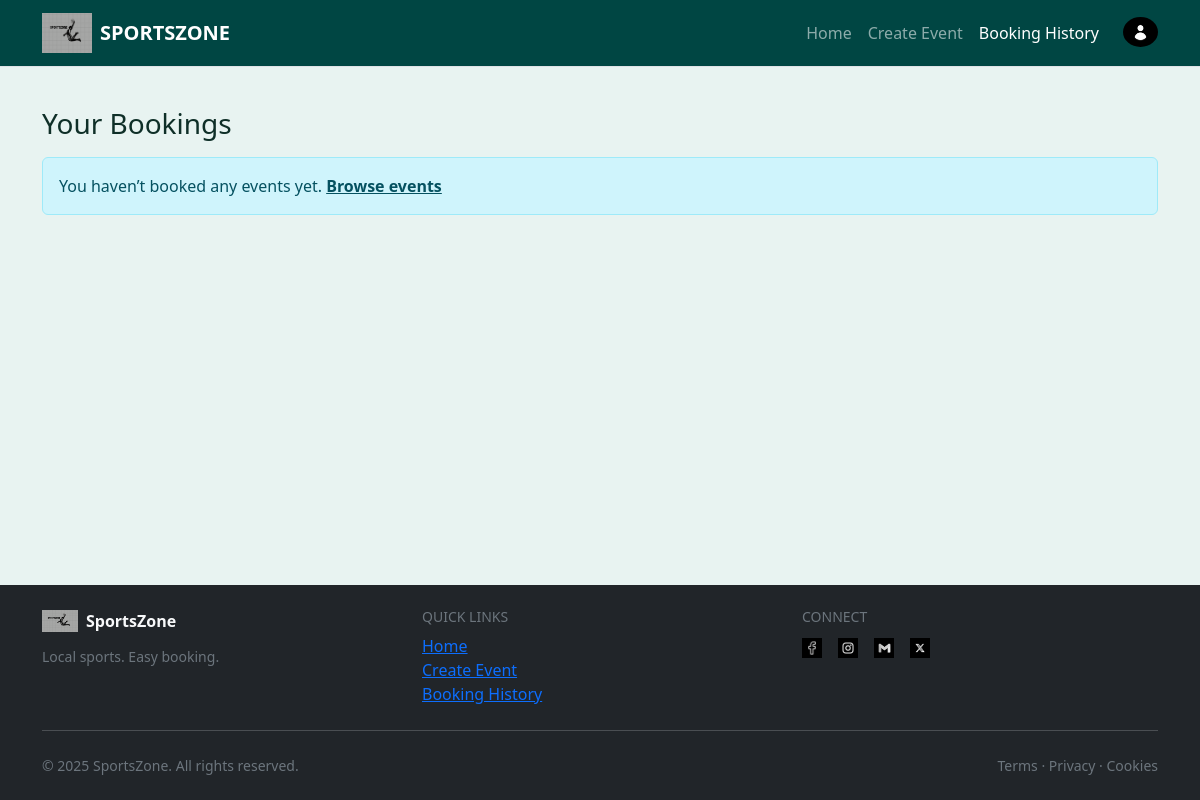
The app's page /booking (signed in), older data.
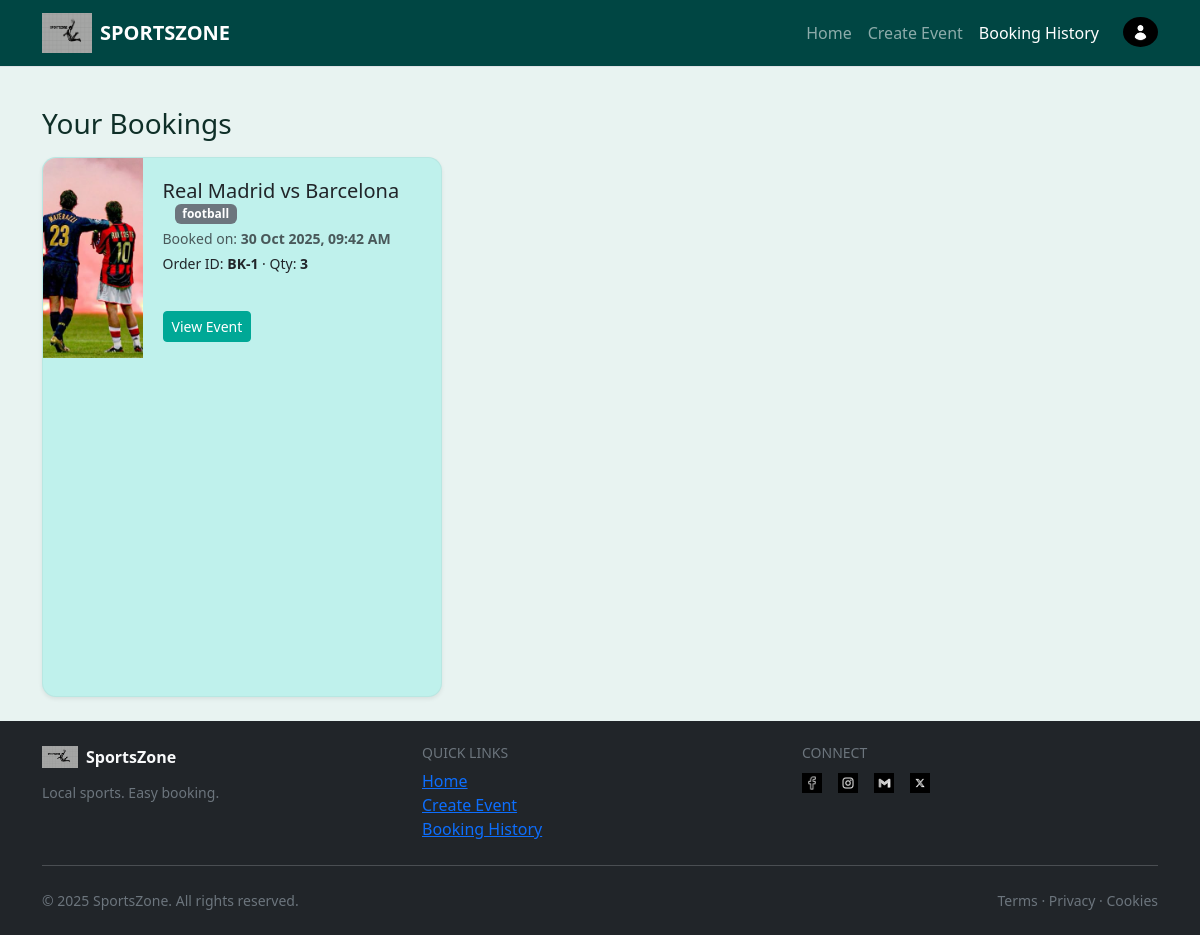
The same page, newer data.
### SportsZone/models.py (models this page shows, shortened)
class Booking(db.Model):
    __tablename__ = "bookings"
    id = db.Column(db.Integer, primary_key=True)
    user_id = db.Column(db.Integer, db.ForeignKey('users.id'))
    event_id = db.Column(db.Integer, db.ForeignKey('events.id'))
    booking_date = db.Column(db.DateTime, default=datetime.utcnow)
    booking_quantity = db.Column(db.Integer)

class Event(db.Model):
    __tablename__ = "events"
    id = db.Column(db.Integer, primary_key=True)
    user_id = db.Column(db.Integer, db.ForeignKey('users.id'))
    venue_id = db.Column(db.Integer, db.ForeignKey('venues.id'))
    sports_type = db.Column(db.String(64), index=True)
    event_title = db.Column(db.String(256))
    home_team_name = db.Column(db.String(64))
    away_team_name = db.Column(db.String(64))
    event_image = db.Column(db.String(256))
    description = db.Column(db.Text, nullable=True)
    start_datetime = db.Column(db.DateTime, default=datetime.utcnow)
    end_datetime   = db.Column(db.DateTime, default=datetime.utcnow)

### SportsZone/views.py (the view)
@main_bp.route('/booking', methods=['GET'], endpoint='booking')
@login_required
def booking():
    rows = (
        db.session.query(Booking, Event, Venue)
        .filter(Booking.user_id == current_user.id)  # show only my bookings now
        .join(Event, Booking.event_id == Event.id, isouter=True)
        .join(Venue, Event.venue_id == Venue.id, isouter=True)
        .order_by(Booking.booking_date.desc())
        .all()
    )
    orders = []
    for b, e, v in rows:
        orders.append({
            "order_code": f"BK-{b.id}",
            "booked_at": b.booking_date.strftime("%d %b %Y, %I:%M %p") if b.booking_date else "",
            "quantity": b.booking_quantity or 1,
            "event_id": e.id if e else None,
            "event_title": (
                e.event_title
                or f"{e.home_team_name} vs {e.away_team_name}"
                if e else "Unknown Event"
            ),
            "image": e.event_image if e else None,
            "sport": e.sports_type if e else "",
        })
    return render_template(
        'booking.html',
        title="Booking History",
        orders=orders
    )

### SportsZone/templates/booking.html (shortened to what this page needs)
{% extends "base.html" %}
{% block body %}
<header class="mb-3">
  <h1 class="h3 mb-1">Your Bookings</h1>
</header>
{% if orders and orders|length > 0 %}
  <div class="row g-3">
    {% set color_map = {'Football':'primary','Basketball':'warning','Cricket':'success','Tennis':'secondary'} %}
    {% for o in orders %}
      <div class="col-12">
        <div class="card booking-card shadow-sm">
          <div class="row g-0 booking-row">
            <div class="col-12 col-md-3 booking-thumb-wrap">
              <img src="{{ url_for('static', filename='img/' ~ o.image) }}" class="booking-thumb" alt="{{ o.event_title }}">
            </div>
            <div class="col-12 col-md-9">
              <div class="booking-body">
                <div class="d-flex flex-wrap align-items-start">
                  <h5 class="booking-title mb-0">{{ o.event_title }}</h5>
                  <span class="badge text-bg-{{ color_map[o.sport] if o.sport in color_map else 'secondary' }} booking-badge">{{ o.sport }}</span>
                </div>
                <div class="booking-meta">
                  <p class="small text-muted mb-1">Booked on: <b>{{ o.booked_at }}</b></p>
                  <p class="small mb-2">
                    Order ID: <span class="fw-semibold">{{ o.order_code }}</span>
                    {% if o.quantity %} · Qty: <span class="fw-semibold">{{ o.quantity }}</span>{% endif %}
                  </p>
                </div>
                <div class="booking-actions">
                  <a href="{{ url_for('main.view_event', event_id=o.event_id) }}" class="btn btn-sm btn-primary">View Event</a>
                </div>
              </div>
            </div>
          </div>
        </div>
      </div>
    {% endfor %}
  </div>
{% else %}
  <div class="alert alert-info">
    You haven’t booked any events yet.
    <a href="{{ url_for('main.index') }}" class="alert-link">Browse events</a>
  </div>
{% endif %}
{% endblock %}

### SportsZone/templates/base.html (shortened to what this page needs)
<!doctype html>
<html lang="en">
<head>
  <link href="https://cdn.jsdelivr.net/npm/bootstrap@5.3.8/dist/css/bootstrap.min.css"
        rel="stylesheet"
>
  <link rel="stylesheet" href="{{ url_for('static', filename='style.css') }}">
</head>
<body class="d-flex flex-column min-vh-100"></body>
<header>
<nav class="navbar navbar-expand-lg navbar-dark sportszone-nav border-bottom sticky-top">
  <div class="container">
    <a class="navbar-brand d-flex align-items-center gap-2" href="{{ url_for('main.index') }}">
      <img src="{{ url_for('static', filename='img/logoweb.png') }}" alt="SportsZone logo" width="50" height="40">
      <span class="fw-bold">SPORTSZONE</span>
    </a>
    <div class="collapse navbar-collapse" id="nav">
      <ul class="navbar-nav ms-auto">
        <li class="nav-item">
          <a class="nav-link {% if request.endpoint=='main.index' %}active{% endif %}"
             href="{{ url_for('main.index') }}">Home</a>
        </li>
        <li class="nav-item">
          <a class="nav-link {% if request.endpoint=='main.create_event' %}active{% endif %}"
             href="{{ url_for('main.create_event') }}">Create Event</a>
        </li>
        <li class="nav-item">
          <a class="nav-link {% if request.endpoint=='main.booking' %}active{% endif %}"
             href="{{ url_for('main.booking') }}">Booking History</a>
        </li>
        <li class="nav-item dropdown ms-3 mt-1">
          <a class="nav-link d-flex align-items-center p-0" href="#" role="button"
             data-bs-toggle="dropdown" aria-expanded="false" title="Account">
            <img src="{{ url_for('static', filename='img/acct.jpg') }}" alt="Account" width="35" height="30"
                 class="rounded-circle" style="object-fit:cover;">
          </a>
        </li>
      </ul>
    </div>
  </div>
</nav>
</header>
<main class="container py-4">
  {% block body %}{% endblock %}
</main>
<footer class="bg-dark text-light mt-auto">
  <div class="container py-4">
    <div class="row g-4 align-items-start">
      <div class="col-12 col-md-4">
        <a class="d-inline-flex align-items-center gap-2 text-decoration-none text-light" href="{{ url_for('main.index') }}">
          <img src="{{ url_for('static', filename='img/logoweb.png') }}" alt="SportsZone" width="36" height="22">
          <strong>SportsZone</strong>
        </a>
        <p class="text-secondary small mb-0 mt-2">Local sports. Easy booking.</p>
      </div>
      <div class="col-6 col-md-4">
        <h6 class="text-uppercase small text-secondary mb-2">Quick links</h6>
        <ul class="list-unstyled mb-0">
          <li><a class="footer-link" href="{{ url_for('main.index') }}">Home</a></li>
          <li><a class="footer-link" href="{{ url_for('main.create_event') }}">Create Event</a></li>
          <li><a class="footer-link" href="{{ url_for('main.booking') }}">Booking History</a></li>
        </ul>
      </div>
      <div class="col-6 col-md-4">
        <h6 class="text-uppercase small text-secondary mb-2">Connect</h6>
        <div class="d-flex gap-3">
          <a class="footer-icon" href="#"><img src="{{ url_for('static', filename='img/FB.jpg') }}" width="20" alt="Facebook"></a>
          <a class="footer-icon" href="#"><img src="{{ url_for('static', filename='img/insta.jpg') }}" width="20" alt="Instagram"></a>
          <a class="footer-icon" href="#"><img src="{{ url_for('static', filename='img/GMAIL.jpg') }}" width="20" alt="Gmail"></a>
          <a class="footer-icon" href="#"><img src="{{ url_for('static', filename='img/twitter.jpg') }}" width="20" alt="X"></a>
        </div>
      </div>
    </div>
    <hr class="border-secondary-subtle my-4">
    <div class="d-flex flex-column flex-sm-row justify-content-between align-items-start gap-2">
      <small class="text-secondary">© 2025 SportsZone. All rights reserved.</small>
      <small class="text-secondary">Terms · Privacy · Cookies</small>
    </div>
  </div>
</footer>
</body>
</html>

### SportsZone/static/style.css (style rules this page uses)
.navbar { background-color: #004643; }
body { background-color: #E8F3F1; color: #0F2F28; }
.btn-primary { background-color: #00A896; border-color: #00A896; }
.card { border: 0; border-radius: 16px; overflow: hidden; box-shadow: 0 10px 24px rgba(0,0,0,.08); background: #fff; display: flex; flex-direction: column; height: 540px; max-width: 400px; }

### SportsZone/templates/booking.html (style rules this page uses)
.booking-card { border:1px solid rgba(72,72,72,.06);border-radius:14px;overflow:hidden;background:#bff1ec;transition:transform .15s, box-shadow .15s; }
.booking-row { min-height:200px;align-items:stretch; }
.booking-thumb { width:100%;height:100%;object-fit:cover;display:block; }
.booking-body { padding:1.25rem 1.25rem 1rem;display:flex;flex-direction:column;height:100%; }
.booking-meta { margin-top:.25rem; }
.booking-actions { margin-top:auto; }
.booking-title { margin-bottom:.25rem;line-height:1.3; }
.booking-badge { align-self:flex-start;margin-left:.75rem; }

Row changes from the older to the newer data that the page shows:
added Booking: event_image (picture), event_title "Real Madrid vs Barcelona", sport "football", booked_at "30 Oct 2025, 09:42 AM", order_code "BK-1", quantity "3"
Text that changed along with them:
text no longer shown: "You haven’t booked any events yet. Browse events"
